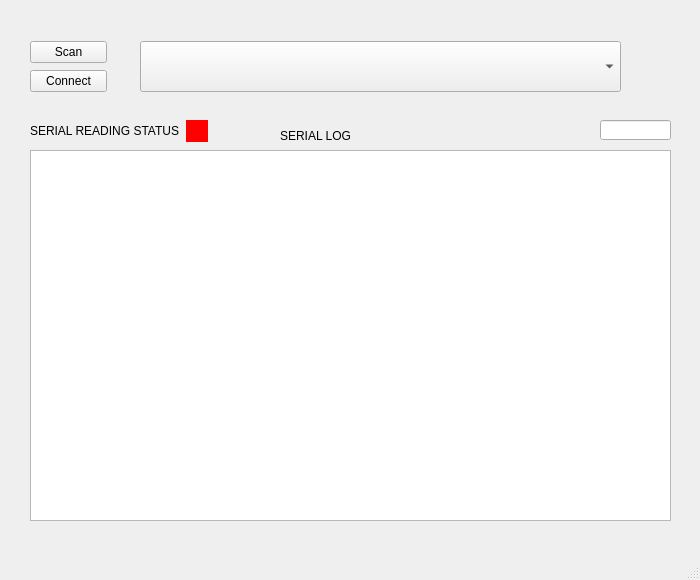
<?xml version="1.0" encoding="UTF-8"?>
<ui version="4.0">
 <class>MainWindow</class>
 <widget class="QMainWindow" name="MainWindow">
  <property name="geometry">
   <rect>
    <x>0</x>
    <y>0</y>
    <width>700</width>
    <height>580</height>
   </rect>
  </property>
  <property name="minimumSize">
   <size>
    <width>700</width>
    <height>580</height>
   </size>
  </property>
  <property name="maximumSize">
   <size>
    <width>700</width>
    <height>580</height>
   </size>
  </property>
  <property name="windowTitle">
   <string>MainWindow</string>
  </property>
  <widget class="QWidget" name="centralwidget">
   <widget class="QListWidget" name="listWidget">
    <property name="geometry">
     <rect>
      <x>30</x>
      <y>150</y>
      <width>641</width>
      <height>371</height>
     </rect>
    </property>
   </widget>
   <widget class="QLabel" name="label">
    <property name="geometry">
     <rect>
      <x>190</x>
      <y>120</y>
      <width>251</width>
      <height>31</height>
     </rect>
    </property>
    <property name="text">
     <string>SERIAL LOG</string>
    </property>
    <property name="alignment">
     <set>Qt::AlignCenter</set>
    </property>
   </widget>
   <widget class="QWidget" name="layoutWidget">
    <property name="geometry">
     <rect>
      <x>30</x>
      <y>120</y>
      <width>178</width>
      <height>22</height>
     </rect>
    </property>
    <layout class="QHBoxLayout" name="horizontalLayout">
     <item>
      <widget class="QLabel" name="label_2">
       <property name="minimumSize">
        <size>
         <width>150</width>
         <height>20</height>
        </size>
       </property>
       <property name="maximumSize">
        <size>
         <width>200</width>
         <height>16777215</height>
        </size>
       </property>
       <property name="text">
        <string>SERIAL READING STATUS</string>
       </property>
      </widget>
     </item>
     <item>
      <widget class="QLabel" name="lbl_status">
       <property name="minimumSize">
        <size>
         <width>20</width>
         <height>20</height>
        </size>
       </property>
       <property name="styleSheet">
        <string notr="true">background-color: red;
</string>
       </property>
       <property name="text">
        <string/>
       </property>
      </widget>
     </item>
    </layout>
   </widget>
   <widget class="QComboBox" name="port_list">
    <property name="geometry">
     <rect>
      <x>140</x>
      <y>41</y>
      <width>481</width>
      <height>51</height>
     </rect>
    </property>
   </widget>
   <widget class="QLineEdit" name="txt_buad_rate">
    <property name="geometry">
     <rect>
      <x>600</x>
      <y>120</y>
      <width>71</width>
      <height>20</height>
     </rect>
    </property>
   </widget>
   <widget class="QWidget" name="">
    <property name="geometry">
     <rect>
      <x>30</x>
      <y>40</y>
      <width>77</width>
      <height>54</height>
     </rect>
    </property>
    <layout class="QVBoxLayout" name="verticalLayout">
     <item>
      <widget class="QPushButton" name="scan_button">
       <property name="text">
        <string>Scan</string>
       </property>
      </widget>
     </item>
     <item>
      <widget class="QPushButton" name="connect_button">
       <property name="text">
        <string>Connect</string>
       </property>
      </widget>
     </item>
    </layout>
   </widget>
  </widget>
  <widget class="QMenuBar" name="menubar">
   <property name="geometry">
    <rect>
     <x>0</x>
     <y>0</y>
     <width>700</width>
     <height>22</height>
    </rect>
   </property>
  </widget>
  <widget class="QStatusBar" name="statusbar"/>
 </widget>
 <resources/>
 <connections/>
</ui>
